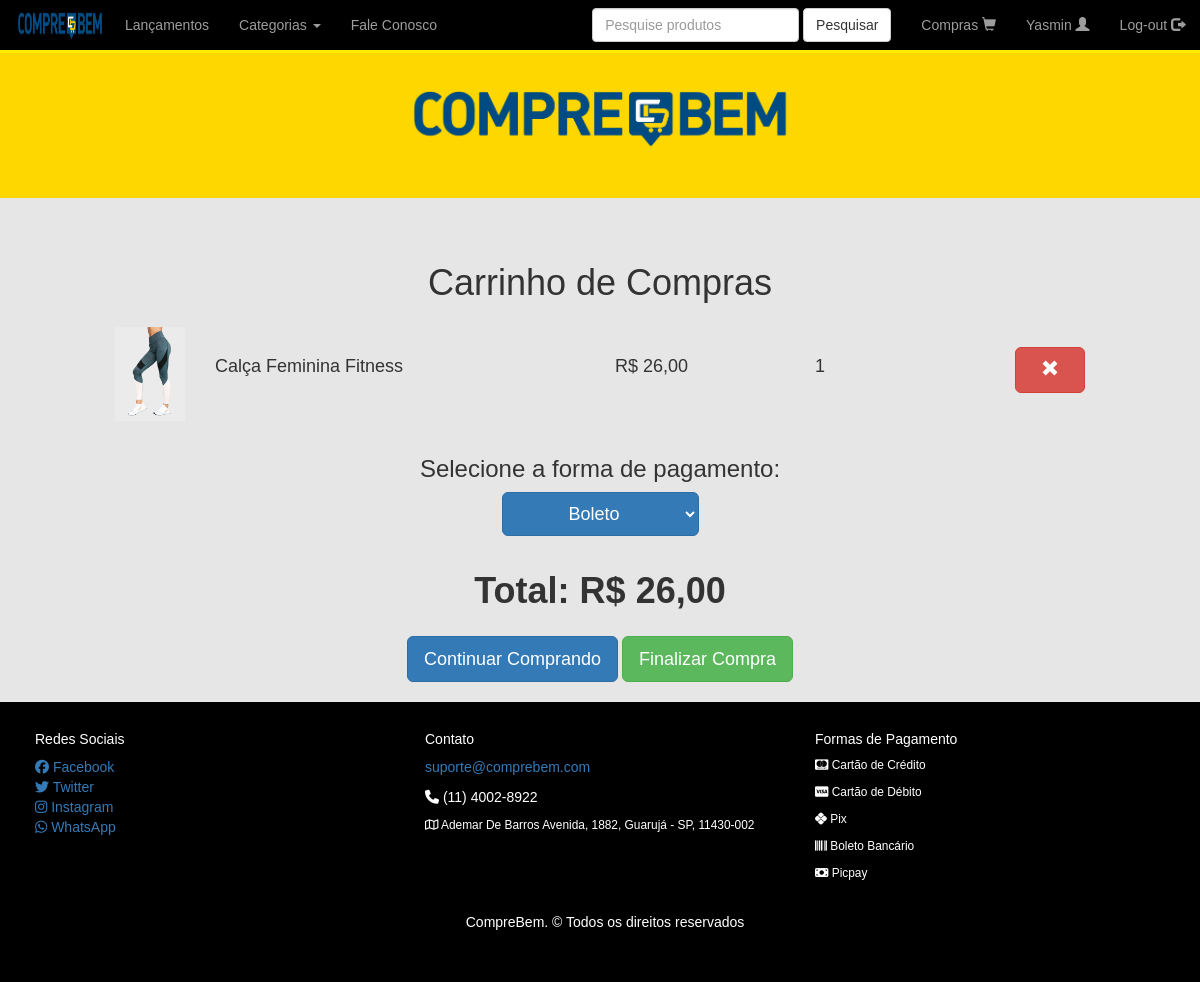
Before: /lojacompre/carrinho.php?id=21 (signed in) with the older database file.
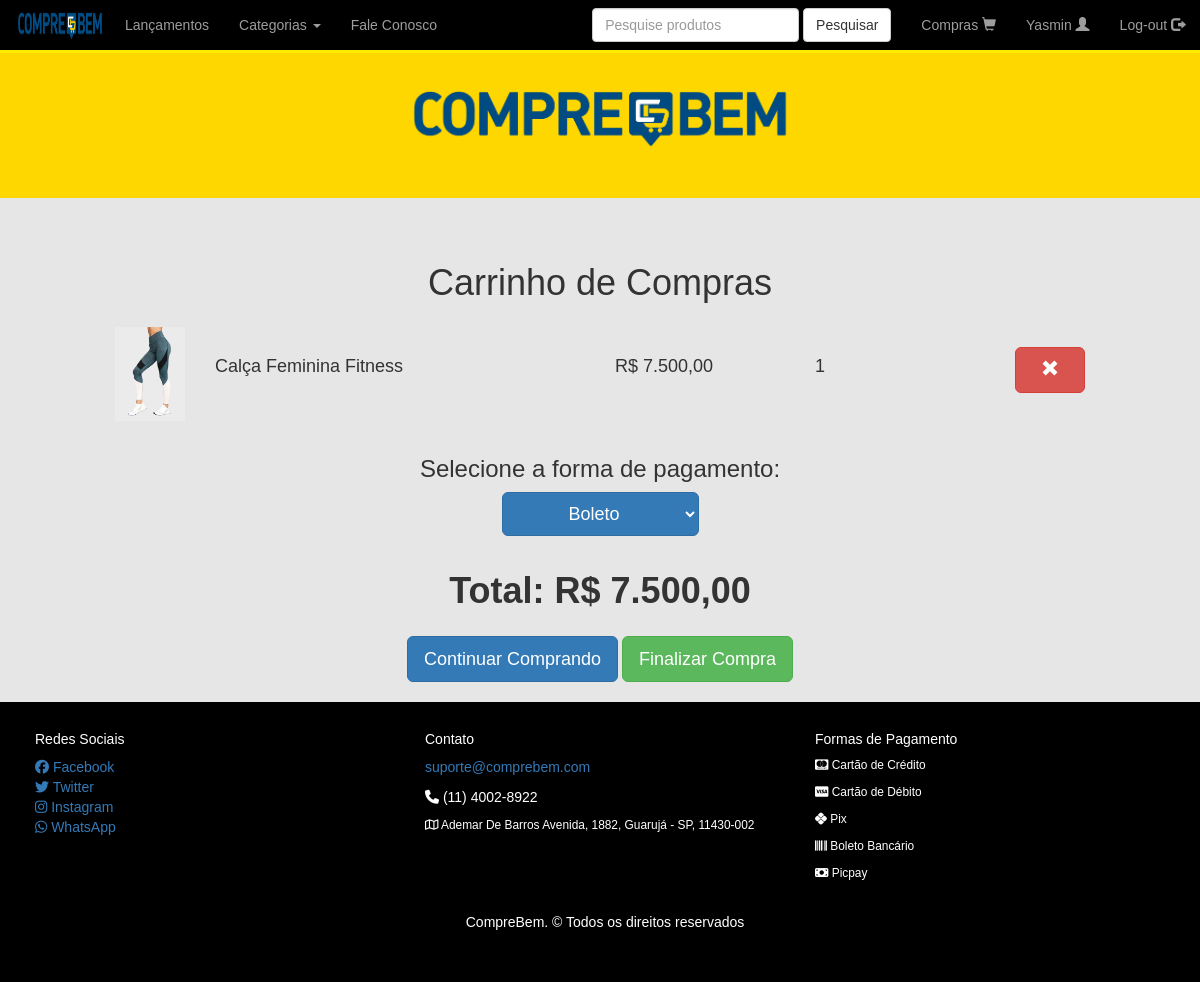
After: the same page with the newer database file.
### tables this page shows
CREATE TABLE `tbl_produtos` (
  `id_produto` int(11) NOT NULL,
  `nm_nome` varchar(75) NOT NULL,
  `ds_resumo_produto` text NOT NULL,
  `vl_produto` decimal(7,2) NOT NULL,
  `nm_color_produto` varchar(40) NOT NULL,
  `nm_artigo` varchar(8) NOT NULL,
  `ds_img` varchar(255) NOT NULL,
  `id_marca` int(11) NOT NULL,
  `id_categoria` int(11) NOT NULL,
  `qtd_estoque` int(11) NOT NULL,
  `prod_lanc` char(1) NOT NULL,
  `nm_marca` varchar(55) NOT NULL
);

### lojacompre/mostracarrinho.php (the view, shortened to what this page needs)
<div class="container-fluid">
	<div class="row text-center" style="margin-top: 15px;">
		<h1>Carrinho de Compras</h1>
	</div>
	<?php
	$total = null;
    foreach ($_SESSION['carrinho'] as $cd => $qnt)  {
    $consulta = $cn->query("SELECT * FROM tbl_produtos WHERE id_produto ='$cd'");
    $exibe = $consulta->fetch(PDO::FETCH_ASSOC);
    $produto = $exibe['nm_nome'];
    $preco = number_format(($exibe['vl_produto']),2,',','.');
    $total += $exibe['vl_produto'] * $qnt;
	?>
	<div class="row" style="margin-top: 15px;">
		<div class="col-sm-1 col-sm-offset-1">
			<img src="Produtos/<?php echo $exibe['ds_img']; ?>" class="img-responsive">
		</div>
		<div class="col-sm-4">
			<h4 style="padding-top:20px"><?php echo $produto; ?></h4>
		</div>
		<div class="col-sm-2">
			<h4 style="padding-top:20px">R$ <?php echo $preco; ?></h4>
		</div>
		<div class="col-sm-2" style="padding-top:20px">
			<h4><?php echo $qnt; ?> </h4>
		</div>
		<div class="col-sm-1 col-xs-offset-right-1" style="padding-top:20px">
		<a href="removecarrinho.php?id=<?php echo $cd;?>">
		<button class="btn btn-lg btn-block btn-danger">
		<span class="glyphicon glyphicon-remove"></span>
		</button>
			</a>
		</div>
	</div>
	<?php } ?>

### lojacompre/carrinho.php (shortened to what this page needs)
<!DOCTYPE html>
<html lang="pt-BR">
<head>
    <link rel="stylesheet" href="https://maxcdn.bootstrapcdn.com/bootstrap/3.3.7/css/bootstrap.min.css">
	<link rel="stylesheet" href="estilo.css">
</head>
<body>
	<?php
	include 'nav.php';
	if (!empty($_GET['id'])) {
		include 'mostraCarrinho.php';
	} else {
		include 'mostraCarrinho.php';
	}
	?>
<?php
	if(!empty($_SESSION['carrinho']) && $_SESSION['carrinho'] >= 1){  ?>
<div class="row text-center" style="margin-top: 15px;">
    <h3>Selecione a forma de pagamento:</h3>
    <select name="pagamento" id="metodoPagamento" onchange="mostrarParcelamento()" class="btn btn-lg btn-primary">
        <option value="boleto">Boleto</option>
    </select>
</div>
<?php
} else{
	echo '<div class="row text-center " style="margin-top: 15px;">
		<p style="font-size: 25px;">Faça suas compras e aproveite nossa facilidade de pagamento em até 50 vezes sem juros! </p>
	</div>';
}
?>
	<div class="row text-center" style="margin-top: 15px;">
		<h1><b>Total: R$ <?php echo number_format($total,2,',','.'); ?></b></h1>
	</div>
	<div class="row text-center" style="margin-top: 15px;">
		<a href="index.php"><button class="btn btn-lg btn-primary">Continuar Comprando</button></a>
        <?php if(count($_SESSION['carrinho']) > 0) { ?>
		<a href="finalizarCompra.php"><button class="btn btn-lg btn-success">Finalizar Compra</button></a>
        <?php } ?>
	</div>
</div>
    <br>
</body>
</html>

Changed rows visible on the page:
changed tbl_produtos "Calça Feminina Fitness": vl_produto "26,00" → "7.500,00"
Other visible differences:
$total: "26,00" → "7.500,00"
